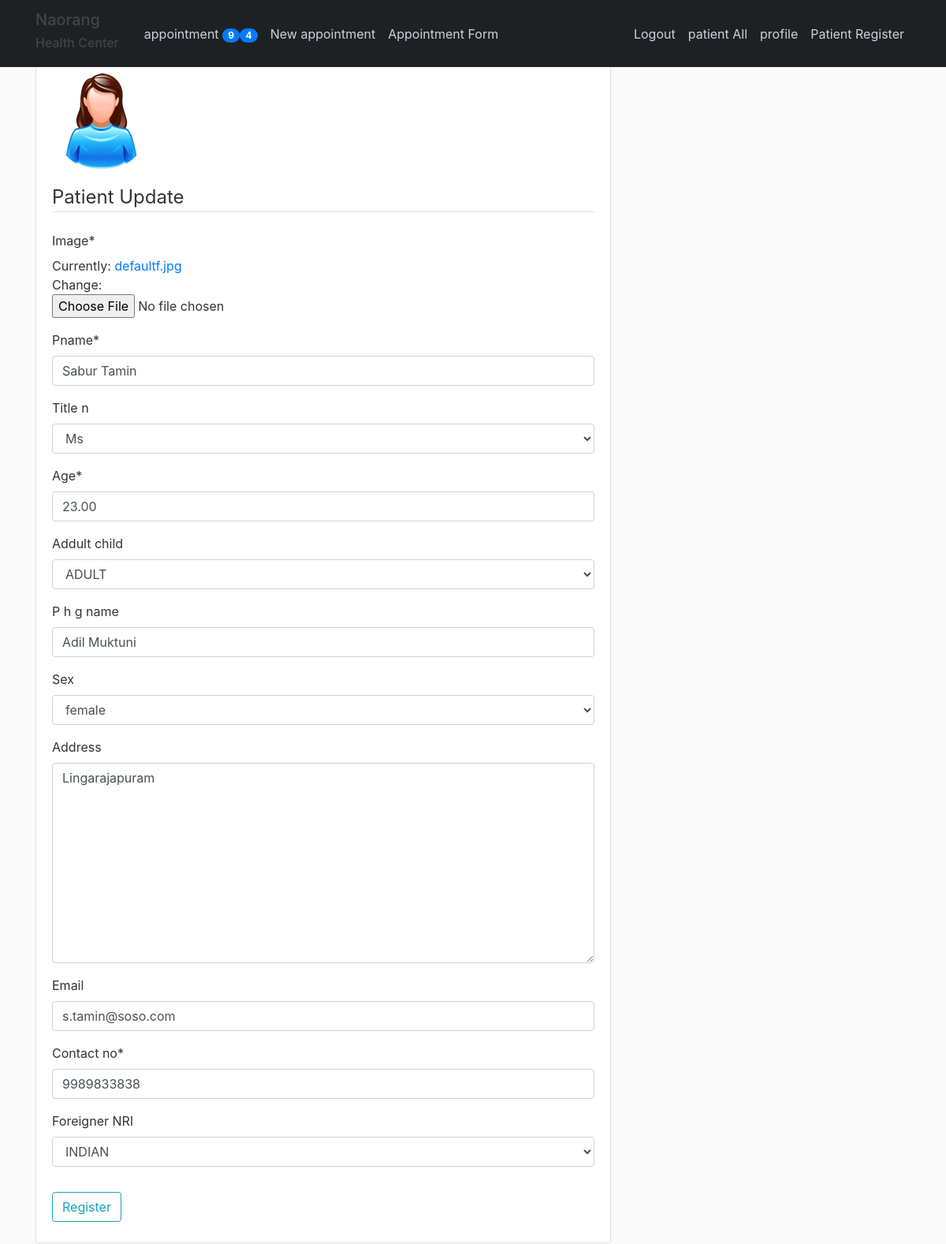
/patientreg/6/update/ (signed in), run on the app's committed database.
### patientreg/models.py (models this page shows, shortened)
class PatientName(models.Model):
    objects = models.Manager()  # not required
    female = FemaleManager()
    INDIAN = 'INDIAN'
    NRI = 'NRI'
    ADULT = 'ADULT'
    CHILD = 'CHILD'
    MR = 'Mr'
    MRS = 'Mrs'
    MS = 'Ms'
    DR = 'Dr'
    male = 'male'
    female = 'female'
    TITLE_CHOICES = (
        (MR, 'Mr'),
        (MS, 'Ms'),
        (MRS, 'Mrs'),
        (DR, 'Dr'),
    )
    A_C_CHOICES = (
        (ADULT, 'ADULT'),
        (CHILD, 'CHILD'),
    )
    FOREIGNER_NRI_CHOICES = (
        (INDIAN, 'INDIAN'),
        (NRI, 'NRI'),
    )
    SEX_CHOICES = (
        (male, 'male'),
        (female, 'female'),
    )
    patient_id = models.AutoField(primary_key=True)
    pname = models.CharField(max_length=255, null=True, blank=False)
    title_n = models.CharField(max_length=10, choices=TITLE_CHOICES, default='', null=True, blank=True)
    date_created = models.DateTimeField(default=timezone.now)
    age = models.DecimalField(max_digits=5, decimal_places=2)
    addult_child = models.CharField(max_length=10, choices=A_C_CHOICES, default='', null=True, blank=True)
    p_h_g_name = models.CharField(max_length=255, null=True, blank=True)
    staff = models.ForeignKey(User, on_delete=models.DO_NOTHING)
    sex = models.CharField(max_length=7, choices=SEX_CHOICES, default='', null=True, blank=True)
    address = models.TextField(max_length=500, null=True, blank=True)
    email = models.EmailField(max_length=50, null=True, blank=True)
    contact_no = models.DecimalField(max_digits=15, decimal_places=0)
    foreigner_NRI = models.CharField(max_length=50, choices=FOREIGNER_NRI_CHOICES, default='INDIAN', null=True, blank=True)
    date_updated = models.DateTimeField(null=True, blank=True)
    passport_no = models.CharField(max_length=255, null=True, blank=True)
    country = models.CharField(max_length=255, null=True, blank=True)
    passport_of_country = models.CharField(max_length=255, null=True, blank=True)
    image = models.ImageField(default='defaultf.jpg', upload_to='patient_pics')

### patientreg/views.py (the view, shortened to what this page needs)
# urls.py: path('<int:pk>/update/', PatientregUpdateView.as_view(), name='patientreg-update'),
class PatientregUpdateView(LoginRequiredMixin, UpdateView):
    model = PatientName
    fields = ['image', 'pname', 'title_n', 'age', 'addult_child', 'p_h_g_name', 'sex', 'address', 'email', 'contact_no', 'foreigner_NRI', 'passport_no', 'country', 'passport_of_country']

### appointment/context_processors.py (called while the page is built)
def appointment_count_waiting(request):
            count = Appointment.waiting.count()
            return {'appointment_count_waiting': count}

def appointment_count_scheduled(request):
        count = Appointment.scheduled.count()
        return {'appointment_count_scheduled': count}

### appointment/models.py (called while the page is built)
    def get_queryset(self):
        return super(ScheduledManager, self).get_queryset().filter(status="scheduled")

    def get_queryset(self):
        return super(WaitingManager, self).get_queryset().filter(status="waiting")

### patientreg/templates/patientreg/patientname_form.html (shortened to what this page needs)
{% extends "appointment/base.html" %}
{%load static%}
{% load crispy_forms_tags %}
{% block content %}
<div class="col-md-8">
    <div class="content-section">
        <div class="media">
          {%if object.image%}
            <img class="rounded-circle account-img" src="{{ object.image.url }}">
           {%endif%}
        </div>
        <form method="POST" enctype="multipart/form-data">
            <fieldset class="form-group">
               {%if object.image%}
                  <legend class="border-bottom mb-4">Patient Update</legend>
               {%else%}
                  <legend class="border-bottom mb-4">Patient Registration</legend>
               {%endif%}
                {{ form|crispy }}
            </fieldset>
            <div class="form-group">
                <button class="btn btn-outline-info" type="submit">Register</button>
            </div>
        </form>
    </div>
</div>
{% endblock content %}

### appointment/static/appointment/main.css (style rules this page uses)
body { background: #fafafa; color: #333333; margin-top: 5rem; }
.content-section { background: #ffffff; padding: 10px 20px; border: 1px solid #dddddd; border-radius: 3px; margin-bottom: 20px; }
.account-img { height: 125px; width: 125px; margin-right: 20px; margin-bottom: 16px; }

### data on the page
PatientName: image (placeholder picture), pname "Sabur Tamin", title_n "Ms", age "23.00", addult_child "ADULT", p_h_g_name "Adil Muktuni", sex "female", address "Lingarajapuram", email "s.tamin@soso.com", contact_no "9989833838", foreigner_NRI "INDIAN"

### other printed values
{{ appointment_count_scheduled }} "9"
{{ appointment_count_waiting }} "4"
